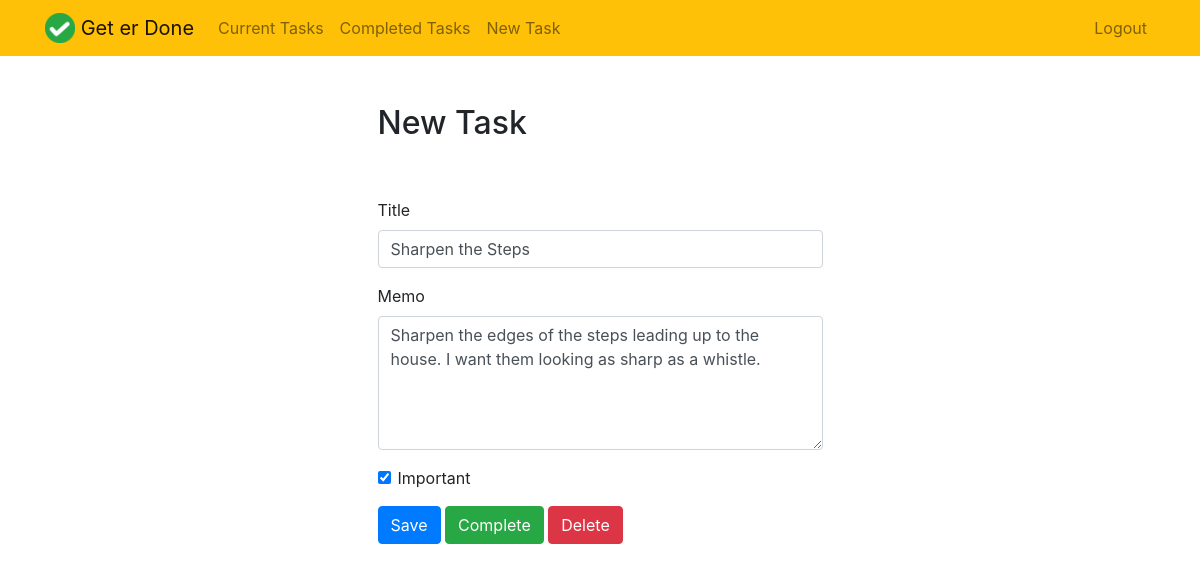
Screenshot of /todo/2/ (signed in) with the database file from the repository.
### todo/models.py (models this page shows, shortened)
class Todo(models.Model):
    title = models.CharField(max_length=150)
    memo = models.TextField(max_length=500, blank=True)
    created = models.DateTimeField(auto_now_add=True)
    completed = models.DateTimeField(null=True, blank=True)
    important = models.BooleanField(default=False)
    user = models.ForeignKey(User, on_delete=models.CASCADE)

### todo/views.py (the view, shortened to what this page needs)
# urls.py: path('todo/<int:todo_pk>/', views.viewtodo, name='viewtodo'),
@login_required
def viewtodo(request, todo_pk):
    todo = get_object_or_404(Todo, pk=todo_pk, user=request.user)
    if request.method == 'GET':
        form = TodoForm(instance=todo)
        return render(request, 'todo/viewtodo.html', {'todo': todo, 'form': form})

### todo/forms.py
class TodoForm(ModelForm):
    class Meta:
        model = Todo
        fields = ['title', 'memo', 'important']

### todo/templates/todo/viewtodo.html (shortened to what this page needs)
{% extends 'todo/base.html' %}
{% block content %}
    <div class="row justify-content-center mt-5">
        <div class="col-md-5">
            <h2>New Task</h2>
        </div>
    </div>
    <div class="row justify-content-center mt-5">
        <div class="col-md-5">
            <form method="POST">
                <div class="form-group">
                    <label for="title">Title</label>
                    <input type="text" name="title" class="form-control" id="title" value="{{ todo.title }}" required>
                </div>
                <div class="form-group">
                    <label for="memo">Memo</label>
                    <textarea name="memo" rows="5" class="form-control" id="memo" >{{ todo.memo }}</textarea>
                </div>
                <div class="form-group form-check">
                    <input type="checkbox" name="important" class="form-check-input" id="important" {% if todo.important %}checked{% endif %}>
                    <label class="form-check-label" for="important">Important</label>
                </div>
                <button type="submit" class="btn btn-primary">Save</button>
                <button type="button" class="btn btn-success" onclick="$('#complete').click()">Complete</button>
                <button type="button" class="btn btn-danger" onclick="$('#delete').click()">Delete</button>
            </form>
        </div>
    </div>
{% endblock content %}

### rows the page displays
Todo: title "Sharpen the Steps", memo "Sharpen the edges of the steps leading up to the house. I want them looking as sharp as a whistle.", important "☑"
